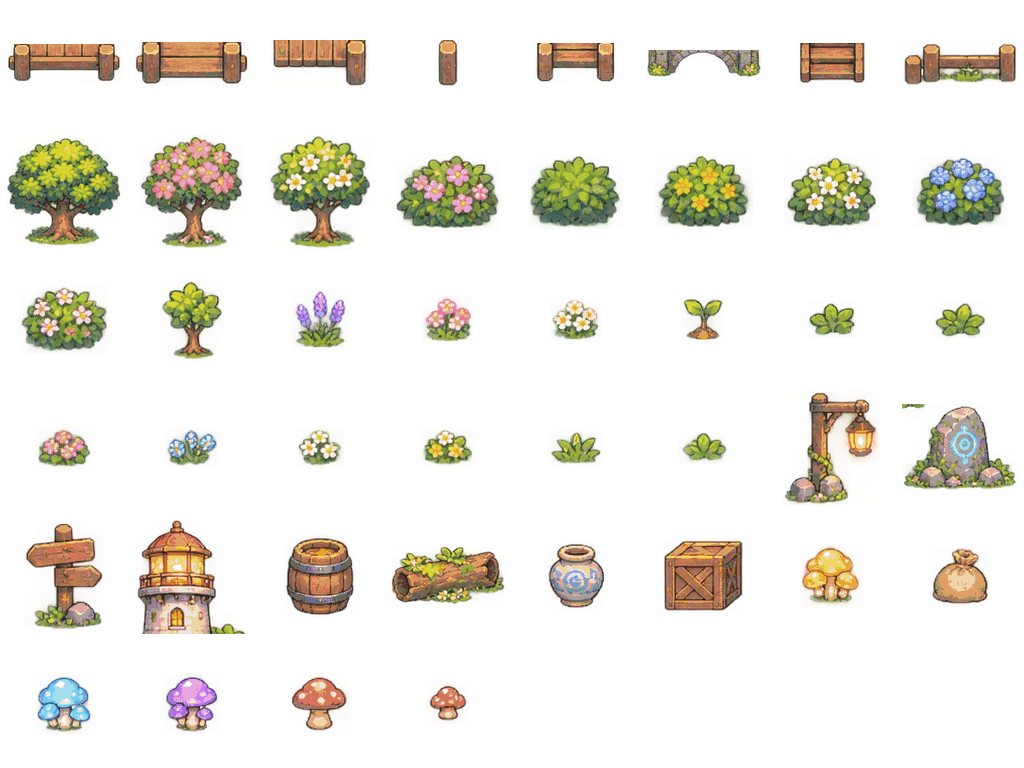
#> input picture assets/environment/flora_props_atlas_128.png, 1024 x 768 px
$ python generate_atlas_bounds.py
#> lines starting #> are read from the running program, lines starting #| are printed output that depends on the picture
#!/usr/bin/env python3
"""Generate per-cell alpha bounds so runtime sprites sit on their visible ground pixels."""
from pathlib import Path
import argparse
from PIL import Image

ROOT = Path(__file__).resolve().parents[1]
SPECS = {
    "FLORA_ATLAS_BOUNDS": ("assets/environment/flora_props_atlas_128.png", 128, 8, 6),
    "CLIFF_ATLAS_BOUNDS": ("assets/environment/cliffs_fences_atlas_128.png", 128, 8, 4),
    "STRUCTURE_ATLAS_BOUNDS": ("assets/environment/structures_atlas_128.png", 128, 8, 2),
    "ORIGINAL_PROPS_BOUNDS": ("assets/environment/original_props_16_v1.png", 32, 4, 4),
    "AREA_PROPS_BOUNDS": ("assets/environment/area_props_96.png", 96, 16, 1),
    "ENV_PROPS_BOUNDS": ("assets/environment/environment_props_96.png", 96, 12, 1),
    "PIXEL_PROPS_BOUNDS": ("assets/tiles/png/environment_props.png", 64, 12, 1),
}

def main():
    parser = argparse.ArgumentParser()
    parser.add_argument("--output", type=Path, default=ROOT / "build" / "generated" / "atlas_bounds.h")
    out = parser.parse_args().output
    out.parent.mkdir(parents=True, exist_ok=True)
    lines = [
        "/* Generated by tools/generate_atlas_bounds.py. Do not edit. */",
        "#ifndef MIST_ISLE_ATLAS_BOUNDS_H",
        "#define MIST_ISLE_ATLAS_BOUNDS_H",
        "typedef struct { int x, y, w, h; } MistAtlasBounds;",
    ]
    for name, (rel, cell, cols, rows) in SPECS.items():
        path = ROOT / rel
        if not path.exists():
            raise SystemExit(f"Missing atlas required for alpha bounds: {rel}")
        with Image.open(path) as im:
#> im is the input picture: PIL image 1024x768 RGBA; mean R, G, B, A 43.7, 40.1, 25.6, 42.3
            alpha = im.convert("RGBA").getchannel("A")
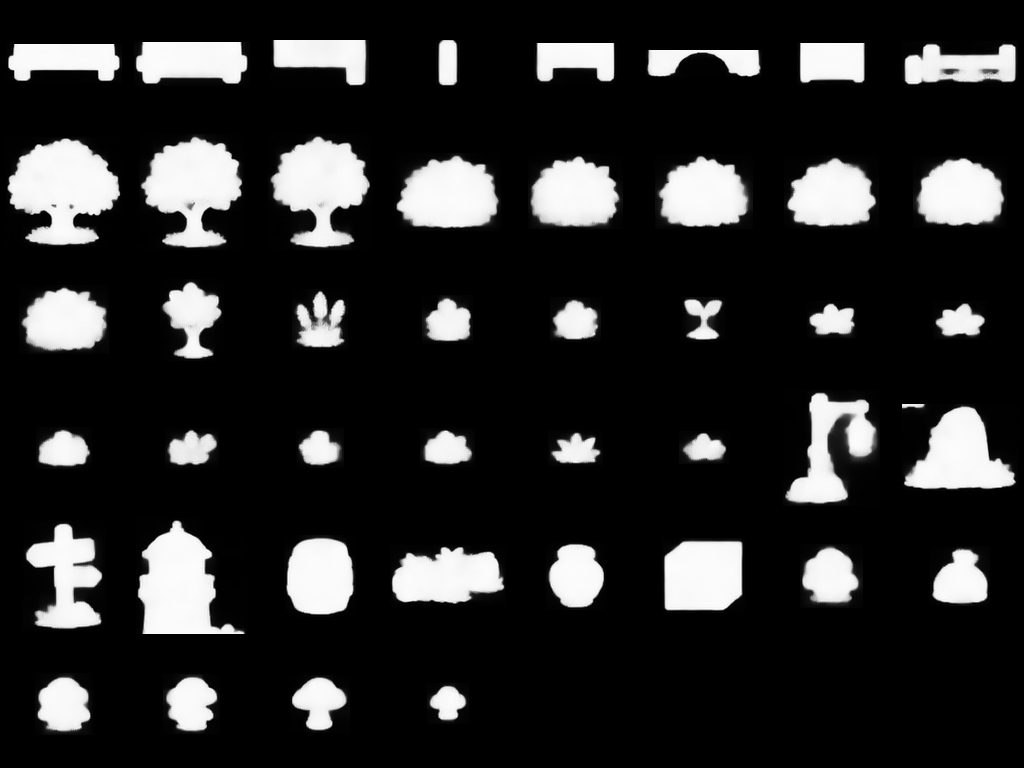
#> alpha: PIL image 1024x768 L; min 0, max 255, mean 42.3
            if im.width < cols * cell or im.height < rows * cell:
                raise SystemExit(f"Atlas dimensions too small for {rel}: {im.size}")
            vals = []
            for row in range(rows):
                for col in range(cols):
                    box = (col * cell, row * cell, (col + 1) * cell, (row + 1) * cell)
                    bbox = alpha.crop(box).getbbox()
                    if bbox is None:
                        vals.append((0, 0, cell, cell))
                    else:
                        x0, y0, x1, y1 = bbox
                        vals.append((x0, y0, x1 - x0, y1 - y0))
#> after the loop, vals = 48 items, first 6: (6, 44, 116, 39), (6, 42, 116, 44), (15, 40, 98, 48), (52, 40, 24, 48), (22, 43, 83, 41), (6, 50, 116, 28)
        lines.append(f"static const MistAtlasBounds {name}[{len(vals)}] = {{")
        lines.extend("    {%d, %d, %d, %d}," % v for v in vals)
        lines.append("};")
#> pass 2 of the loop in main, `for name, (rel, cell, cols, rows) in SPECS.items():`:
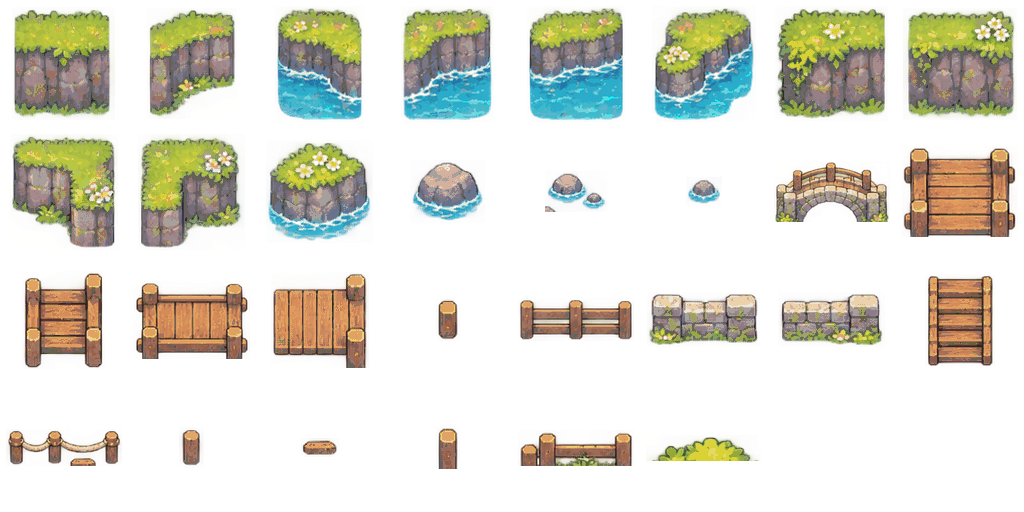
#> input picture assets/environment/cliffs_fences_atlas_128.png, 1024 x 512 px
#> in main, im is the input picture: PIL image 1024x512 RGBA; mean R, G, B, A 60.7, 59.9, 44.1, 76.5
#> in main, `alpha = im.convert("RGBA").getchannel("A")`:
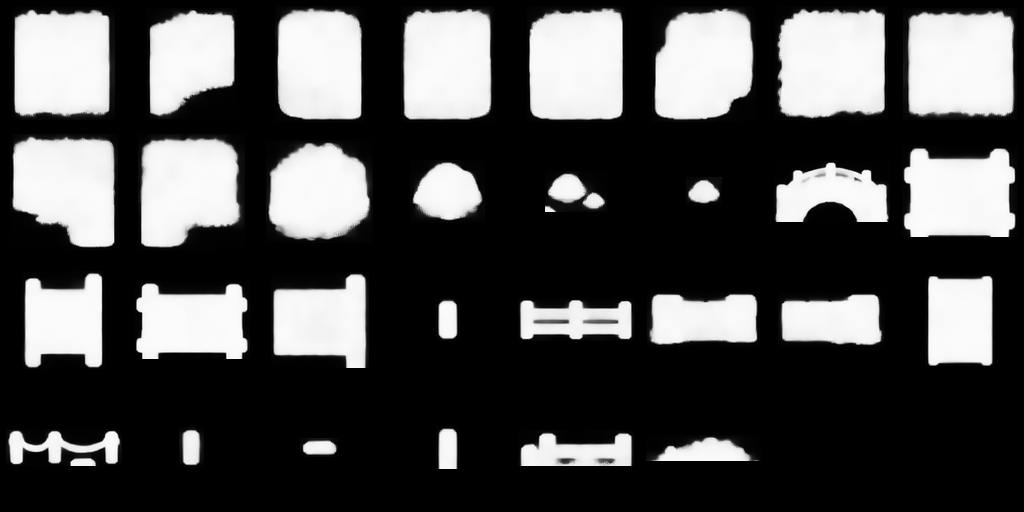
#> alpha: PIL image 1024x512 L; min 0, max 255, mean 76.5
#> after the loop in main, `for row in range(rows):`: vals = 32 items, first 6: (12, 7, 103, 113), (19, 8, 90, 111), (19, 6, 89, 116), (17, 6, 93, 116), (15, 6, 98, 116), (12, 6, 104, 116)
#> pass 3 of the loop in main, `for name, (rel, cell, cols, rows) in SPECS.items():`:
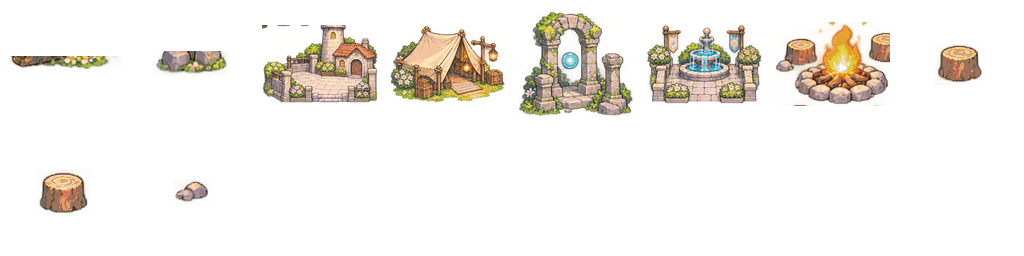
#> input picture assets/environment/structures_atlas_128.png, 1024 x 256 px
#> in main, im is the input picture: PIL image 1024x256 RGBA; mean R, G, B, A 37.1, 32.6, 22.3, 35.2
#> in main, `alpha = im.convert("RGBA").getchannel("A")`:
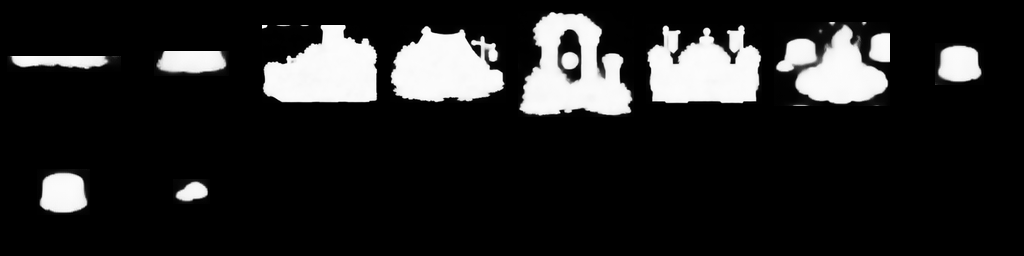
#> alpha: PIL image 1024x256 L; min 0, max 255, mean 35.2
#> after the loop in main, `for row in range(rows):`: vals = 16 items, first 6: (7, 56, 114, 16), (26, 51, 75, 25), (6, 25, 116, 78), (6, 25, 116, 78), (6, 11, 116, 106), (6, 24, 116, 80)
#> the loop made 7 passes; the first 3 are shown
    lines.append("#endif")
    out.write_text("\n".join(lines) + "\n", encoding="utf-8")
    print(f"Generated {out.relative_to(ROOT) if out.is_relative_to(ROOT) else out}")

if __name__ == "__main__":
#> (the run stopped early here; a loop or call above may not have finished)
